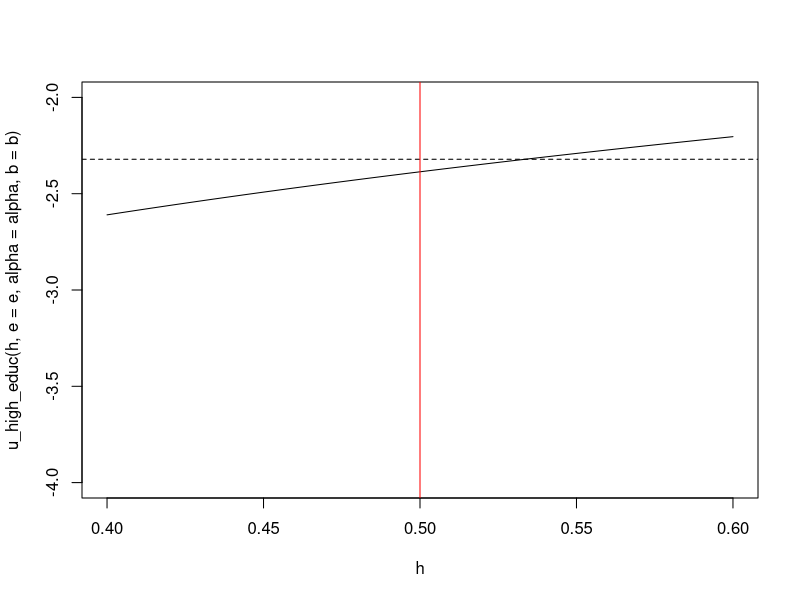
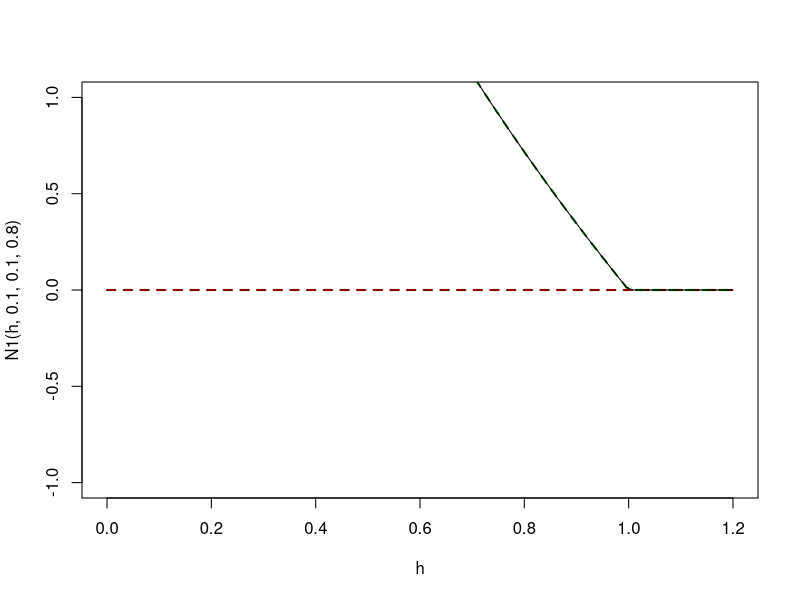

R code for these plots, in order:

# for W1 = W2 = w
Nstar <- function (w, b, alpha, sigma) {
  Q <- (w * b/alpha) ^ (1/sigma)
  w/(b + 2*Q)
}



# for N1 > 0, N2 > 0
N1 <- function (h, e, b, alpha, sigma) {
  Q <- (e * b / alpha)^(1/sigma)
  P <- (h - e * (h/e)^(1/sigma))/b
  R <- (h/e)^(1/sigma)
  
  (e - Q*P)/(b + Q*(1+R))
}

# for W1 = e, W2 = h, N1 > 0, N2 > 0
N2_from_N1 <- function (N1, h, e, b, sigma) {
  P <- (h - e * (h/e)^(1/sigma))/b
  R <- (h/e)^(1/sigma)
  
  P + R * N1
}

# for W1 = e, W2 = h, N1 > 0, N2 > 0
N_total <- function (h, e, b, alpha, sigma) {
  N1 <- N1(h = h, e = e, b = b, alpha = alpha, sigma = sigma) 
  N2 <- N2_from_N1(N1, h = h, e = e, b = b, sigma = sigma) 
  N1 + N2
}

plot_N1_N2 <- function (e, b, alpha, sigma, xlim = NULL, ylim = c(0, 6), ...) {
  if (is.null(xlim)) xlim <- c(e, e*5)
  curve(
          N1(x, e = e, b = b, alpha = alpha, sigma = sigma), 
          xlab = "h",
          ylab = "N",
          xlim = xlim,
          ylim = ylim,
          col = "darkblue",
          sub = glue::glue("e = {e}, b = {b}, alpha = {alpha}, sigma = {sigma}"),
          ...
        )
  curve(N2_from_N1(
    N1(x, e = e, b = b, alpha = alpha, sigma = sigma),
    h = x, e = e, b = b, sigma = sigma), add = TRUE, col = "red")
  curve(N_total(x, e = e, b = b, alpha = alpha, sigma = sigma), add = TRUE)
}


# total utility when subutility is log
# 

N_low_educ <- function (w, alpha, b) {
  2 * w / (b * (1+2*w/alpha))   
}

u_low_educ <- function (w, alpha, b) {
  2 * log(w) + 
  2 * log(1 - w/(1+2*w/alpha)) +
  alpha * log(1/b) +
  alpha * log( 2*w / (1 + 2*w/alpha) )
}

u_high_educ <- function (h, e, alpha, b) {
  log(e) + 
  log( 1 - e/(1 + (e+h)/alpha) ) +
  log(h) + 
  log(1 - h/(1 + (e+h)/alpha)) +
  alpha * log( (e + h) / (b * (1 + (e+h)/alpha) ) )
}

plot_us <- function (w, e, alpha, b, xlim = NULL, ...) {
  if (is.null(xlim)) xlim <- c(e, 5*e)
  curve(u_high_educ(h, e = e, alpha = alpha, b = b), xname = "h", 
          xlim = xlim, ...)
  u_lo <- u_low_educ(w = w, alpha = alpha, b = b)
  # dotted line shows utility of low-educ path. To the R of crossover,
  # people choose high-educ
  abline(h = u_lo, lty = 2)
  # red line shows value of h where higher educ ppl have more children
  abline(v = 2 *w - e, col = "red")
}


plot_us(w = 0.4, e = 0.3, alpha = 0.2, b = 0.8, ylim = c(-4,-2), xlim = c(0.4, 0.6))



# == Single period model ==
# 

Q <- function (W, alpha, b, m, sigma) {
  ((m + b * W) / alpha) ^ (1/sigma)
}

Nstar <- function (W, alpha, b, m, sigma) {
  Q <- Q(W, alpha, b, m, sigma)
  W / (Q + W * b + m)
}

dN_dW <- function (W, alpha, b, m, sigma) {
  Q <- Q(W, alpha, b, m, sigma)
  
  1/(Q + b*W + m)^2 * 
                      (Q + m - W * (1/sigma)*Q*b/(b*W + m))
}

# ==== linear utility in children ====

Nstar <- function (W, a, b, sigma) {
  1/b - b^((1 - sigma)/sigma) / a^(1/sigma) * W^((1 - sigma)/sigma)
}

dN_dW <- function (W, a, b, sigma) {
  -b^((1 - sigma)/sigma) / a^(1/sigma) *
  (1 - sigma) / sigma *
  W^((1 - 2 * sigma)/sigma)
}


# ---- version with education ----

e <- function (gamma, eta, h, sigma) {
  R <- (gamma +  eta * h) ^ (sigma/(1 - 2 * sigma))
  (1 - R) * (1 + R * (gamma + eta * h))
}


# ---- version with w = eh ----

N2 <- function (h, a, b, sigma) {
  N2_pos <- 1/b * (1 - (b/a)^(1/(2 * sigma - 1)) * h^((1-sigma)/(2 * sigma - 1)))
  pmax(N2_pos, 0)
}

N1 <- function (h, a, b, sigma) {
  N1_pos <- N2(h, a, b, sigma) - (1/b) * (b/a)^(1/sigma)
  pmax(N1_pos, 0)
}


N <- function (h, a, b, sigma) {
  N1(h, a, b, sigma) + N2(h, a, b, sigma) 
}

curve(N1(h, 0.1, 0.1, 0.8), xname = "h", xlim = c(0, 1.2), col = "darkred", lwd = 2, lty = 2)
curve(N2(h, 0.1, 0.1, 0.8), xname = "h", add = TRUE, col = "darkgreen", lwd = 2, lty =2)
curve(N(h, 0.1, 0.1, 0.8), xname = "h", add = TRUE)


# ---- when N1 = 0 ----


f <- function (e, h, a, b, sigma) {
 lhs <- (1 - e) * e ^ ((1 - 2 * sigma) / sigma^2)
 rhs <- (a / (b*h)) ^ ((1 - sigma) / sigma^2)
 lhs - rhs
}

e_star <- function (h, a, b, sigma) {
  ur <- uniroot(f, c(1e-6, 2), h = h, a = a, b = b, sigma = sigma)
  ur$root
}

N2_from_e <- function (h, a, b, sigma) {
  e <- Vectorize(e_star, "h")(h, a, b, sigma)
  1/b * (1 - (b/a) ^ (1/sigma) * (e * h) ^ ((1-sigma)/sigma))
}

curve(N2_from_e(h, 0.1, 0.1, 0.8), xname = "h", xlim = c(0.7, 1.2), add = TRUE)
# both 0

# ==== raw utility ====
# 

U <- function (params, a, b, sigma, h) {
  N1 <- params[1]
  N2 <- params[2]
  e  <- params[3]
  
  u1 <- (1 - e - b * N1)
  u1 <- u1^(1 - sigma) / (1 - sigma)
  
  u2 <- h * e * (1 - b * N2)
  u2 <- u2^(1 - sigma) / (1 - sigma)
  
  u1 + u2 + a * (N1 + N2)
}

U_alt <- function(N1, N2, e, a, b, sigma, h) {
  U(c(N1, N2, e), a = a, b = b, sigma = sigma, h = h)
}

